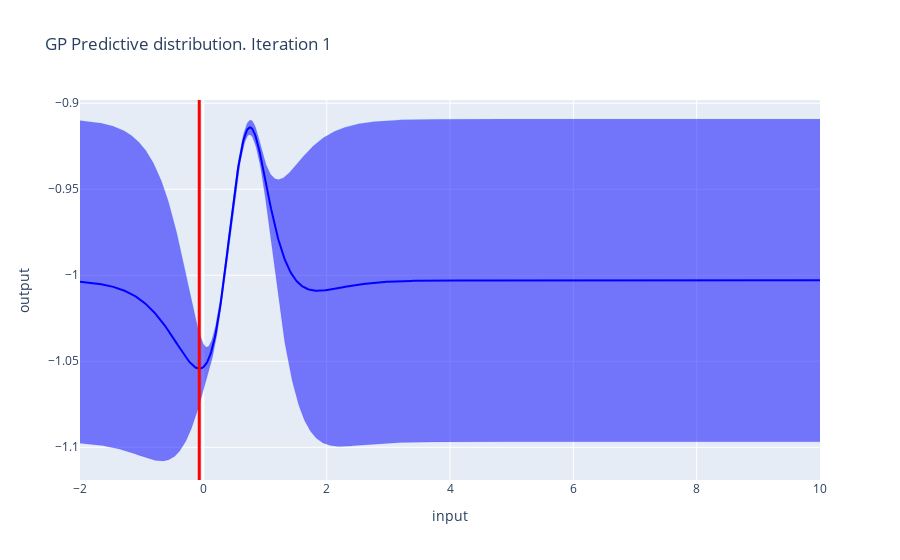

The notebook cell this image was saved under:
### Code cell
predictive_mean, predictive_variance = compute_predictive_distribution(single_model, best_init_y)
print_predictive_mean(predictive_mean, predictive_variance, 1)

### Figure 1 — Plotly figure (JSON) as saved in the notebook; plotly's stock layout.template omitted (floating-point values rounded to 4 significant figures; data arrays with more than 128 entries replaced by an {"elided": "..."} marker saying what was removed)
{"data": [{"line": {"color": "#19D3F3", "width": 0.1}, "mode": "lines", "name": "upper bound", "type": "scatter", "x": {"elided": "1000 float values"}, "y": {"elided": "1000 float values"}}, {"fill": "tonexty", "line": {"color": "blue"}, "mode": "lines", "name": "predictive mean", "type": "scatter", "x": {"elided": "1000 float values"}, "y": {"elided": "1000 float values"}}, {"fill": "tonexty", "line": {"color": "blue", "width": 0.1}, "mode": "lines", "name": "lower bound", "type": "scatter", "x": {"elided": "1000 float values"}, "y": {"elided": "1000 float values"}}], "layout": {"shapes": [{"line": {"color": "red", "width": 3}, "type": "line", "x0": -0.06607, "x1": -0.06607, "xref": "x", "y0": 0, "y1": 1, "yref": "y domain"}], "showlegend": false, "title": {"text": "GP Predictive distribution. Iteration 1"}, "xaxis": {"title": {"text": "input"}}, "yaxis": {"title": {"text": "output"}}}}
